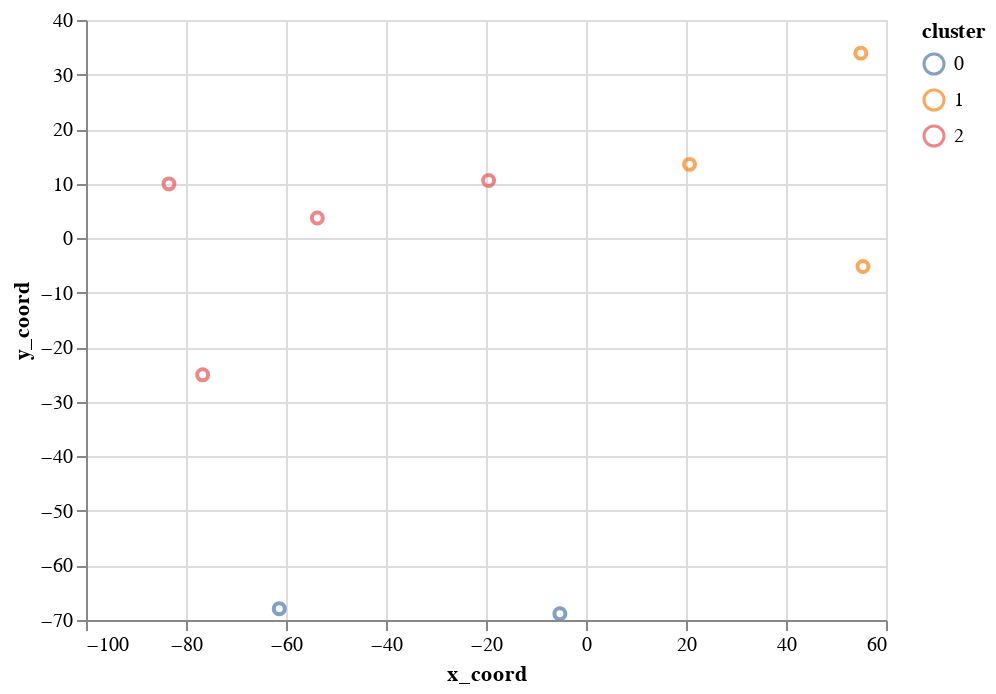

This figure's notebook cell:
### Code cell
## visualização

X_embedded = TSNE(n_components=2, learning_rate='auto', metric='precomputed', init='random', perplexity=3).fit_transform(X)
X_embedded.shape

df_cl_3 = pd.DataFrame({ 
                'name': idx,
                'x_coord': X_embedded[:,0], 
                'y_coord': X_embedded[:,1],
                'cluster': [str(i) for i in labels]
                })

chart = alt.Chart(df_cl_3).mark_point().encode(
    x='x_coord', 
    y='y_coord',
    color='cluster',
    tooltip='name'
).interactive()

chart

### Figure 1 — Vega-Lite specification as saved in the notebook (floating-point values rounded to 4 significant figures)
{"config": {"view": {"continuousWidth": 400, "continuousHeight": 300}}, "data": {"name": "data-9942c9d44f13dead10079cad40894e43"}, "mark": "point", "encoding": {"color": {"field": "cluster", "type": "nominal"}, "tooltip": {"field": "name", "type": "quantitative"}, "x": {"field": "x_coord", "type": "quantitative"}, "y": {"field": "y_coord", "type": "quantitative"}}, "selection": {"selector004": {"type": "interval", "bind": "scales", "encodings": ["x", "y"]}}, "$schema": "https://vega.github.io/schema/vega-lite/v4.17.0.json", "datasets": {"data-9942c9d44f13dead10079cad40894e43": [{"name": 0, "x_coord": -19.48, "y_coord": 10.58, "cluster": "2"}, {"name": 9, "x_coord": 55.39, "y_coord": -5.18, "cluster": "1"}, {"name": 10, "x_coord": -53.73, "y_coord": 3.705, "cluster": "2"}, {"name": 20, "x_coord": -83.41, "y_coord": 9.958, "cluster": "2"}, {"name": 21, "x_coord": 20.71, "y_coord": 13.53, "cluster": "1"}, {"name": 26, "x_coord": -61.35, "y_coord": -67.95, "cluster": "0"}, {"name": 45, "x_coord": -5.227, "y_coord": -68.85, "cluster": "0"}, {"name": 46, "x_coord": 54.97, "y_coord": 33.92, "cluster": "1"}, {"name": 49, "x_coord": -76.66, "y_coord": -25.06, "cluster": "2"}]}}
